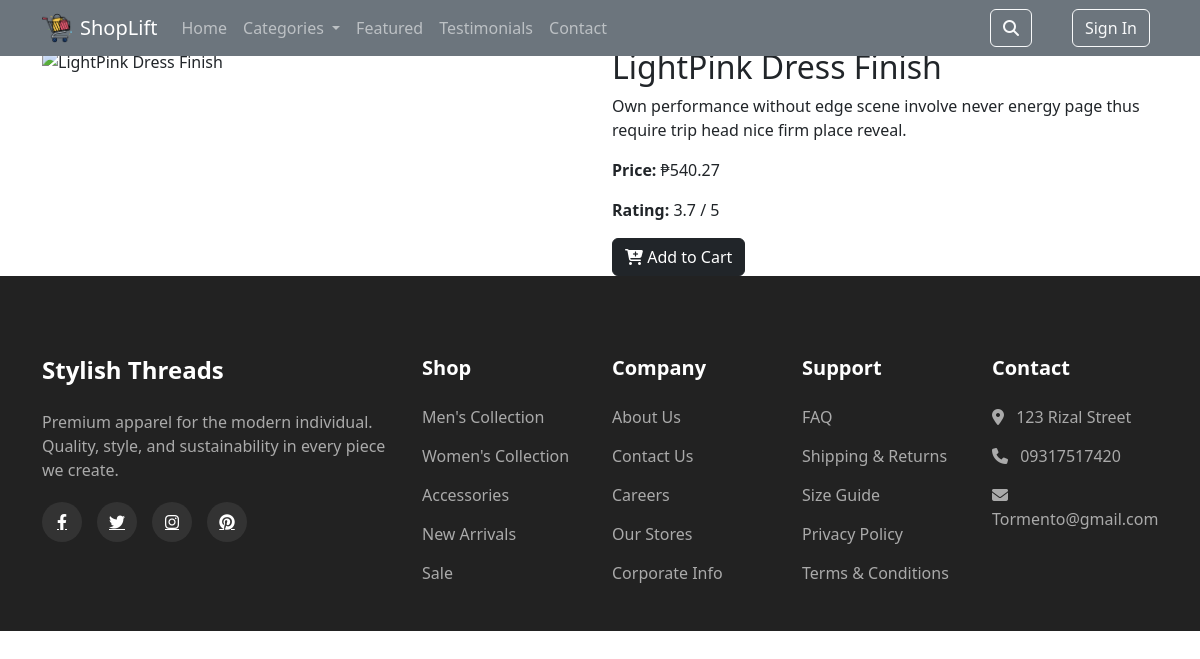
Page /product/211/ on the committed database.
### shoplift/models.py (models this page shows, shortened)
class Product(models.Model):
    name = models.CharField(max_length=200)
    category = models.ForeignKey(Category, on_delete=models.CASCADE, related_name='products')
    image_url = models.URLField(max_length=500, blank=True)
    price = models.DecimalField(max_digits=10, decimal_places=2)
    rating = models.FloatField()
    description = models.TextField(blank=True)
    available_sizes = models.CharField(max_length=100, help_text="Comma-separated sizes, e.g. S, M, L")
    available_colors = models.CharField(max_length=200, help_text="Comma-separated colors, e.g. Black, Red, Blue")

### shoplift/views.py (the view)
# urls.py: path('product/<int:product_id>/', views.product_detail, name='product_detail'),
def product_detail(request, product_id):
    categories = Category.objects.all()[:6]
    product = get_object_or_404(Product, id=product_id)
    return render(request, 'product_detail.html', {'product': product, 'categories': categories})

### templates/product_detail.html (shortened to what this page needs)
{% extends "base.html" %}
{% block content %}
<div class="container mt-5">
    <div class="row">
        <div class="col-md-6">
            <img src="{{ product.image_url }}" alt="{{ product.name }}" class="img-fluid">
        </div>
        <div class="col-md-6">
            <h2>{{ product.name }}</h2>
            <p>{{ product.description }}</p>
            <p><strong>Price:</strong> ₱{{ product.price }}</p>
            <p><strong>Rating:</strong> {{ product.rating }} / 5</p>
            <form action="{% url 'add_to_cart' product.id %}" method="POST">
                <button type="submit" class="btn btn-dark">
                    <i class="fas fa-cart-plus"></i> Add to Cart
                </button>
            </form>
        </div>
    </div>
</div>
{% endblock %}

### static/css/styles.css (style rules this page uses)
:root { --primary-color: #3a3a3a; --secondary-color: #f8f9fa; --accent-color: #ff6b6b; }
body { font-family: 'Segoe UI', Tahoma, Geneva, Verdana, sans-serif; overflow-x: hidden; }

### rows in the picture
Product: name "LightPink Dress Finish", description "Own performance without edge scene involve never energy page thus require trip head nice firm place reveal.", price "540.27", rating "3.7"
